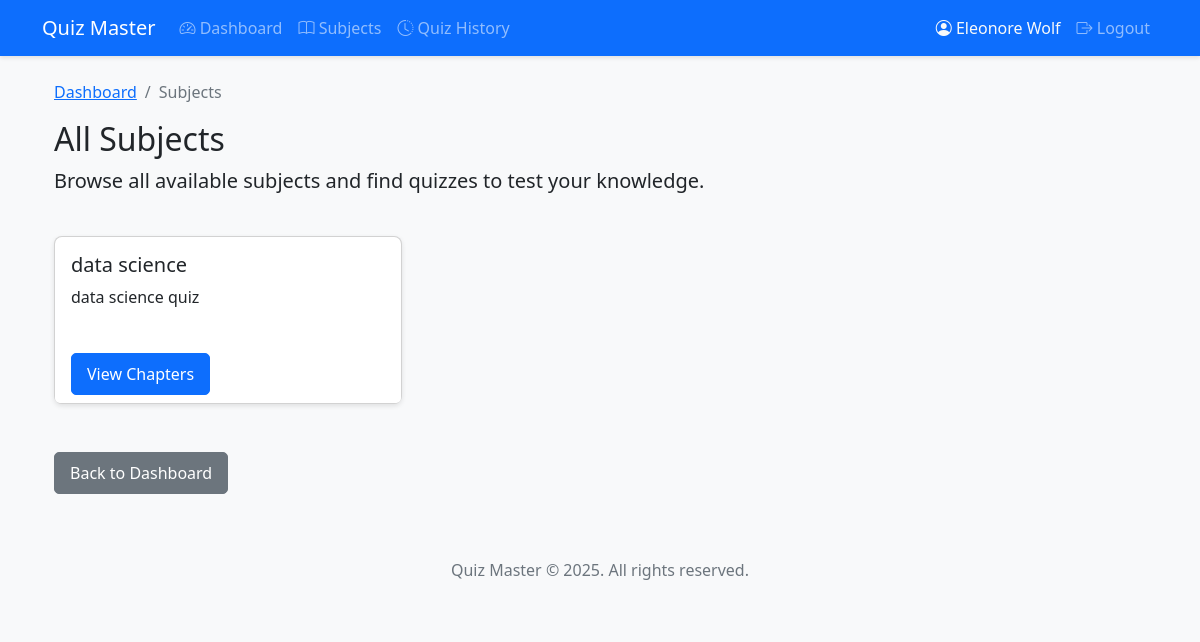
Screenshot of /user/subjects (signed in) with the database file from the repository.
### app/models/user.py (models this page shows, shortened)
class User(db.Model, UserMixin):
    __tablename__ = 'users'
    id = db.Column(db.Integer, primary_key=True)
    username = db.Column(db.String(100), unique=True, nullable=False)  # Email
    password = db.Column(db.String(100), nullable=False)
    full_name = db.Column(db.String(100), nullable=False)
    qualification = db.Column(db.String(100))
    dob = db.Column(db.Date)
    created_at = db.Column(db.DateTime, default=datetime.utcnow)
    scores = db.relationship('Score', backref='user', lazy=True)

### app/models/subject.py (models this page shows, shortened)
class Subject(db.Model):
    __tablename__ = 'subjects'
    id = db.Column(db.Integer, primary_key=True)
    name = db.Column(db.String(100), nullable=False)
    description = db.Column(db.Text)
    created_at = db.Column(db.DateTime, default=datetime.utcnow)
    chapters = db.relationship('Chapter', backref='subject', lazy=True, cascade="all, delete-orphan")

### app/controllers/user.py (the view)
    @login_required
    def decorated_function(*args, **kwargs):
        if not isinstance(current_user, User):
            flash('This page is for regular users only', 'danger')
            return redirect(url_for('auth.login'))
        return f(*args, **kwargs)

### app/__init__.py (called while the page is built)
def create_app():
    app = Flask(__name__)
    app.config['SQLALCHEMY_DATABASE_URI'] = 'sqlite:///quiz_master.db'
    app.config['SQLALCHEMY_TRACK_MODIFICATIONS'] = False
    app.config['SECRET_KEY'] = os.urandom(24)
    db.init_app(app)
    login_manager.init_app(app)
    from app.controllers.auth import auth_bp
    from app.controllers.admin import admin_bp
    from app.controllers.user import user_bp
    app.register_blueprint(auth_bp)
    app.register_blueprint(admin_bp)
    app.register_blueprint(user_bp)
    from app.models.user import User, Admin
    @login_manager.user_loader
    def load_user(user_id):
        if user_id.startswith('admin_'):
            real_id = user_id.split('admin_')[1]
            return Admin.query.get(int(real_id))
        return User.query.get(int(user_id))
    return app

### app/controllers/user.py (called while the page is built)
def user_required(f):
    @login_required
    def decorated_function(*args, **kwargs):
        if not isinstance(current_user, User):
            flash('This page is for regular users only', 'danger')
            return redirect(url_for('auth.login'))
        return f(*args, **kwargs)
    decorated_function.__name__ = f.__name__
    return decorated_function

@user_bp.route('/subjects')
@user_required
def subjects():
    subjects = Subject.query.all()
    return render_template('user/subjects.html', subjects=subjects)

### app/templates/user/subjects.html (shortened to what this page needs)
{% extends 'base.html' %}
{% block content %}
<div class="container">
    <nav aria-label="breadcrumb">
        <ol class="breadcrumb">
            <li class="breadcrumb-item"><a href="{{ url_for('user.dashboard') }}">Dashboard</a></li>
            <li class="breadcrumb-item active">Subjects</li>
        </ol>
    </nav>
    <div class="row mb-4">
        <div class="col-12">
            <h2>All Subjects</h2>
            <p class="lead">Browse all available subjects and find quizzes to test your knowledge.</p>
        </div>
    </div>
    <div class="row">
        {% if subjects %}
            {% for subject in subjects %}
                <div class="col-md-4 mb-4">
                    <div class="card h-100">
                        <div class="card-body">
                            <h5 class="card-title">{{ subject.name }}</h5>
                            <p class="card-text">{{ subject.description }}</p>
                        </div>
                        <div class="card-footer bg-white border-top-0">
                            <a href="{{ url_for('user.chapters', subject_id=subject.id) }}" class="btn btn-primary">View Chapters</a>
                        </div>
                    </div>
                </div>
            {% endfor %}
        {% else %}
            <div class="col-12">
                <div class="alert alert-info">
                    <p>No subjects are available at the moment. Please check back later.</p>
                </div>
            </div>
        {% endif %}
    </div>
    <div class="mt-4">
        <a href="{{ url_for('user.dashboard') }}" class="btn btn-secondary">Back to Dashboard</a>
    </div>
</div>
{% endblock %}

### app/templates/base.html (shortened to what this page needs)
<!DOCTYPE html>
<html lang="en">
<head>
    <link href="https://cdn.jsdelivr.net/npm/bootstrap@5.2.3/dist/css/bootstrap.min.css" rel="stylesheet">
    <link rel="stylesheet" href="https://cdn.jsdelivr.net/npm/bootstrap-icons@1.10.0/font/bootstrap-icons.css">
    <link rel="stylesheet" href="{{ url_for('static', filename='css/style.css') }}">
</head>
<body>
    <nav class="navbar navbar-expand-lg navbar-dark bg-primary">
        <div class="container">
            <a class="navbar-brand" href="{{ url_for('auth.login') }}">Quiz Master</a>
            <div class="collapse navbar-collapse" id="navbarNav">
                <ul class="navbar-nav me-auto">
                    {% if current_user.is_authenticated %}
                        {% if current_user.__class__.__name__ == 'Admin' %}
                        <li class="nav-item">
                            <a class="nav-link" href="{{ url_for('admin.dashboard') }}">
                                <i class="bi bi-speedometer2"></i> Dashboard
                            </a>
                        </li>
                        <li class="nav-item">
                            <a class="nav-link" href="{{ url_for('admin.subjects') }}">
                                <i class="bi bi-journal-text"></i> Subjects
                            </a>
                        </li>
                        <li class="nav-item">
                            <a class="nav-link" href="{{ url_for('admin.users') }}">
                                <i class="bi bi-people"></i> Users
                            </a>
                        </li>
                        {% else %}
                        <li class="nav-item">
                            <a class="nav-link" href="{{ url_for('user.dashboard') }}">
                                <i class="bi bi-speedometer2"></i> Dashboard
                            </a>
                        </li>
                        <li class="nav-item">
                            <a class="nav-link" href="{{ url_for('user.subjects') }}">
                                <i class="bi bi-book"></i> Subjects
                            </a>
                        </li>
                        <li class="nav-item">
                            <a class="nav-link" href="{{ url_for('user.history') }}">
                                <i class="bi bi-clock-history"></i> Quiz History
                            </a>
                        </li>
                        {% endif %}
                    {% endif %}
                </ul>
                <ul class="navbar-nav">
                    {% if current_user.is_authenticated %}
                        <li class="nav-item">
                            <span class="nav-link text-light">
                                <i class="bi bi-person-circle"></i>
                                {% if current_user.__class__.__name__ == 'Admin' %}
                                    Admin
                                {% else %}
                                    {{ current_user.full_name }}
                                {% endif %}
                            </span>
                        </li>
                        <li class="nav-item">
                            <a class="nav-link" href="{{ url_for('auth.logout') }}">
                                <i class="bi bi-box-arrow-right"></i> Logout
                            </a>
                        </li>
                    {% endif %}
                </ul>
            </div>
        </div>
    </nav>
    <div class="container mt-4">
        {% block content %}{% endblock %}
    </div>
    <footer class="mt-5 py-3 text-center text-muted bg-light">
        <div class="container">
            <p>Quiz Master &copy; 2025. All rights reserved.</p>
        </div>
    </footer>
</body>
</html>

### app/static/css/style.css (style rules this page uses)
body { font-family: 'Segoe UI', Tahoma, Geneva, Verdana, sans-serif; background-color: #f8f9fa; }
.navbar { box-shadow: 0 2px 4px rgba(0, 0, 0, 0.1); }
.card { box-shadow: 0 2px 5px rgba(0, 0, 0, 0.1); border-radius: 8px; margin-bottom: 20px; }
.btn { border-radius: 5px; padding: 8px 15px; font-weight: 500; }

### rows the page displays
User: full_name "Eleonore Wolf"
Subject: name "data science", description "data science quiz"
